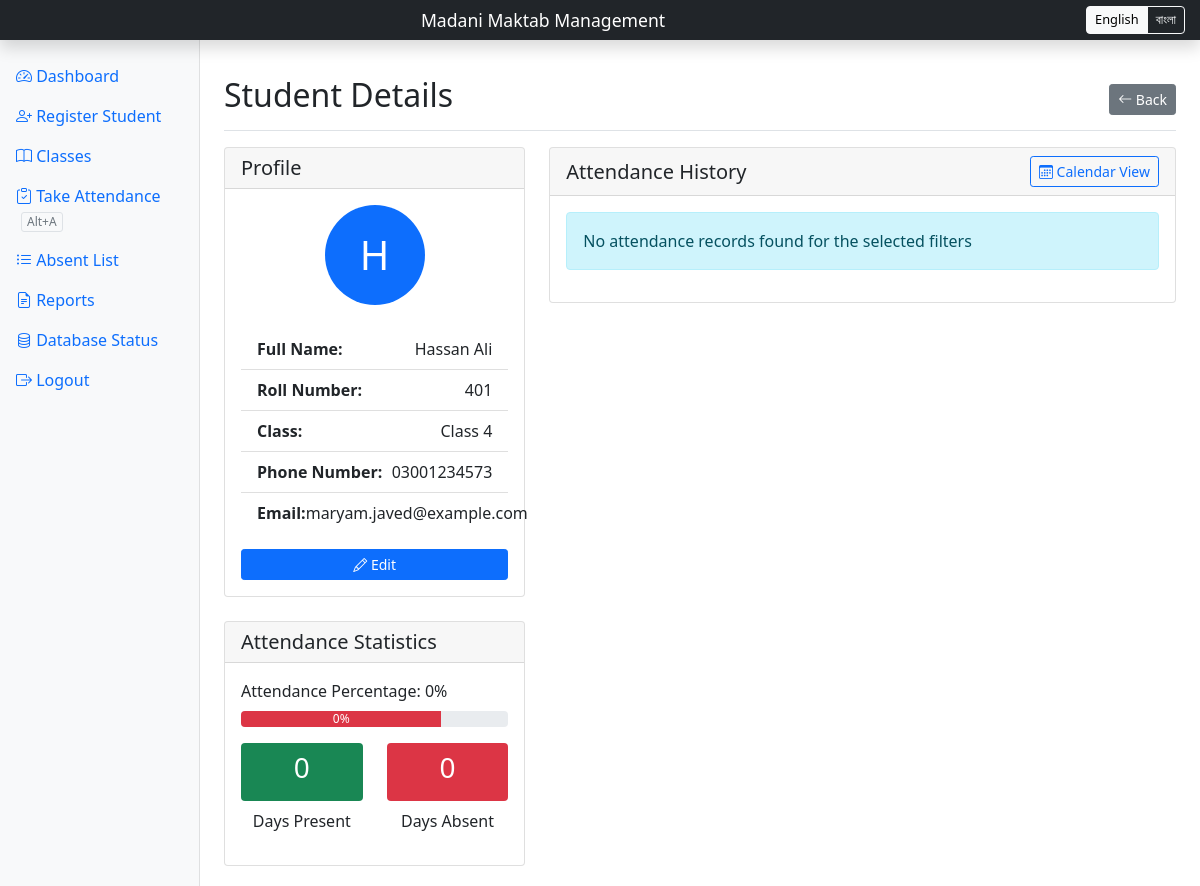
The page /student/7 (signed in) on the database its author committed.
### main.py (models this page shows, shortened)
class Student(db.Model):
    id = db.Column(db.Integer, primary_key=True)
    name = db.Column(db.String(100), nullable=False)
    roll_number = db.Column(db.String(20), unique=True, nullable=False)
    class_id = db.Column(db.Integer, db.ForeignKey('class.id'), nullable=False)
    phone = db.Column(db.String(15), nullable=True)
    email = db.Column(db.String(100), nullable=True)
    attendance = db.relationship('Attendance', backref='student', lazy=True)
    class_relation = db.relationship('Class', backref='students', lazy=True)  # Define the relationship

class Class(db.Model):
    id = db.Column(db.Integer, primary_key=True)
    name = db.Column(db.String(50), unique=True, nullable=False)

### main.py (the view)
@app.route('/student/<int:student_id>')
@login_required
def student_details(student_id):
    student = Student.query.get_or_404(student_id)
    end_date = date.today()
    start_date = end_date - timedelta(days=30)
    attendance_records = Attendance.query.filter_by(student_id=student.id).filter(
        Attendance.date.between(str(start_date), str(end_date))
    ).order_by(Attendance.date.desc()).all()
    total_days = len(attendance_records)
    days_present = sum(1 for record in attendance_records if record.status == 'Present')
    days_absent = total_days - days_present
    attendance_percentage = round(days_present / total_days * 100, 1) if total_days > 0 else 0
    return render_template('student_details.html',
                         student=student,
                         attendance_records=attendance_records,
                         days_present=days_present,
                         days_absent=days_absent,
                         attendance_percentage=attendance_percentage,
                         total_days=total_days)

### main.py (called while the page is built)
@login_manager.user_loader
def load_user(user_id):
    return User.query.get(int(user_id))

@app.context_processor
def inject_translations():
    lang = session.get('lang', 'en')
    return {'_': translations[lang]}

### templates/student_details.html (shortened to what this page needs)
{% extends "base.html" %}
{% block content %}
<div class="d-flex justify-content-between flex-wrap flex-md-nowrap align-items-center pt-3 pb-2 mb-3 border-bottom">
    <h1 class="h2">{{ _['student_details'] }}</h1>
    <div class="btn-toolbar mb-2 mb-md-0">
        <a href="{{ url_for('register') }}" class="btn btn-sm btn-secondary">
            <i class="bi bi-arrow-left"></i> {{ _['back'] }}
        </a>
    </div>
</div>
<div class="row">
    <div class="col-md-4">
        <div class="card mb-4">
            <div class="card-header">
                <h5 class="card-title mb-0">{{ _['profile'] }}</h5>
            </div>
            <div class="card-body">
                <div class="text-center mb-4">
                    <div class="avatar-placeholder bg-primary text-white rounded-circle d-inline-flex justify-content-center align-items-center" style="width: 100px; height: 100px; font-size: 2.5rem;">
                        {{ student.name[0]|upper }}
                    </div>
                </div>
                <ul class="list-group list-group-flush">
                    <li class="list-group-item d-flex justify-content-between align-items-center">
                        <strong>{{ _['full_name'] }}:</strong>
                        <span>{{ student.name }}</span>
                    </li>
                    <li class="list-group-item d-flex justify-content-between align-items-center">
                        <strong>{{ _['roll_number'] }}:</strong>
                        <span>{{ student.roll_number }}</span>
                    </li>
                    <li class="list-group-item d-flex justify-content-between align-items-center">
                        <strong>{{ _['class'] }}:</strong>
                        <span>{{ student.class_relation.name }}</span>
                    </li>
                    <li class="list-group-item d-flex justify-content-between align-items-center">
                        <strong>{{ _['phone_number'] }}:</strong>
                        <span>{{ student.phone or '-' }}</span>
                    </li>
                    <li class="list-group-item d-flex justify-content-between align-items-center">
                        <strong>{{ _['email'] }}:</strong>
                        <span>{{ student.email or '-' }}</span>
                    </li>
                </ul>
                <div class="mt-3">
                    <a href="{{ url_for('edit_student', student_id=student.id) }}" class="btn btn-primary btn-sm w-100">
                        <i class="bi bi-pencil"></i> {{ _['edit'] }}
                    </a>
                </div>
            </div>
        </div>
        <div class="card">
            <div class="card-header">
                <h5 class="card-title mb-0">{{ _['attendance_statistics'] }}</h5>
            </div>
            <div class="card-body">
                <div class="mb-3">
                    <label class="form-label">{{ _['attendance_percentage'] }}: {{ attendance_percentage }}%</label>
                    <div class="progress">
                        <div class="progress-bar
                            {% if attendance_percentage >= 75 %}bg-success
                            {% elif attendance_percentage >= 50 %}bg-warning
                            {% else %}bg-danger{% endif %}"
                            role="progressbar"
                            style="width: 75%"
                            aria-valuenow="{{ attendance_percentage }}"
                            aria-valuemin="0"
                            aria-valuemax="100">{{ attendance_percentage }}%</div>
                    </div>
                </div>
                <div class="row text-center">
                    <div class="col-6">
                        <div class="bg-success text-white p-2 rounded mb-2">
                            <h3>{{ days_present }}</h3>
                        </div>
                        <p>{{ _['days_present'] }}</p>
                    </div>
                    <div class="col-6">
                        <div class="bg-danger text-white p-2 rounded mb-2">
                            <h3>{{ days_absent }}</h3>
                        </div>
                        <p>{{ _['days_absent'] }}</p>
                    </div>
                </div>
            </div>
        </div>
    </div>
    <div class="col-md-8">
        <div class="card">
            <div class="card-header d-flex justify-content-between align-items-center">
                <h5 class="card-title mb-0">{{ _['attendance_history'] }}</h5>
                <button class="btn btn-sm btn-outline-primary" id="toggleCalendarView">
                    <i class="bi bi-calendar3"></i> {{ _['calendar_view'] }}
                </button>
            </div>
            <div class="card-body">
                <div id="listView">
                    {% if attendance_records %}
                    <div class="table-responsive">
                        <table class="table table-striped">
                            <thead>
                                <tr>
                                    <th>{{ _['date'] }}</th>
                                    <th>{{ _['status'] }}</th>
                                    <th>{{ _['reason'] }}</th>
                                </tr>
                            </thead>
                            <tbody>
                                {% for record in attendance_records %}
                                <tr>
                                    <td>{{ record.date }}</td>
                                    <td>
                                        <span class="badge {% if record.status == 'Present' %}bg-success{% else %}bg-danger{% endif %}">
                                            {{ record.status }}
                                        </span>
                                    </td>
                                    <td>{{ record.reason or '-' }}</td>
                                </tr>
                                {% endfor %}
                            </tbody>
                        </table>
                    </div>
                    {% else %}
                    <div class="alert alert-info">
                        {{ _['no_records'] }}
                    </div>
                    {% endif %}
                </div>
            </div>
        </div>
    </div>
</div>
{% endblock %}

### rows shown on the page
Student: name "H", name "Hassan Ali", roll_number "401", phone "03001234573", email "maryam.javed@example.com"
Class: class_relation.name "Class 4"

### other values the page prints
{{ _['dashboard'] }} "Dashboard"
{{ _['register_student'] }} "Register Student"
{{ _['classes'] }} "Classes"
{{ _['take_attendance'] }} "Take Attendance"
{{ _['absent_list'] }} "Absent List"
{{ _['reports'] }} "Reports"
{{ _['db_status'] }} "Database Status"
{{ _['logout'] }} "Logout"
{{ _['student_details'] }} "Student Details"
{{ _['back'] }} "Back"
{{ _['profile'] }} "Profile"
{{ _['full_name'] }} "Full Name"
{{ _['roll_number'] }} "Roll Number"
{{ _['class'] }} "Class"
{{ _['phone_number'] }} "Phone Number"
